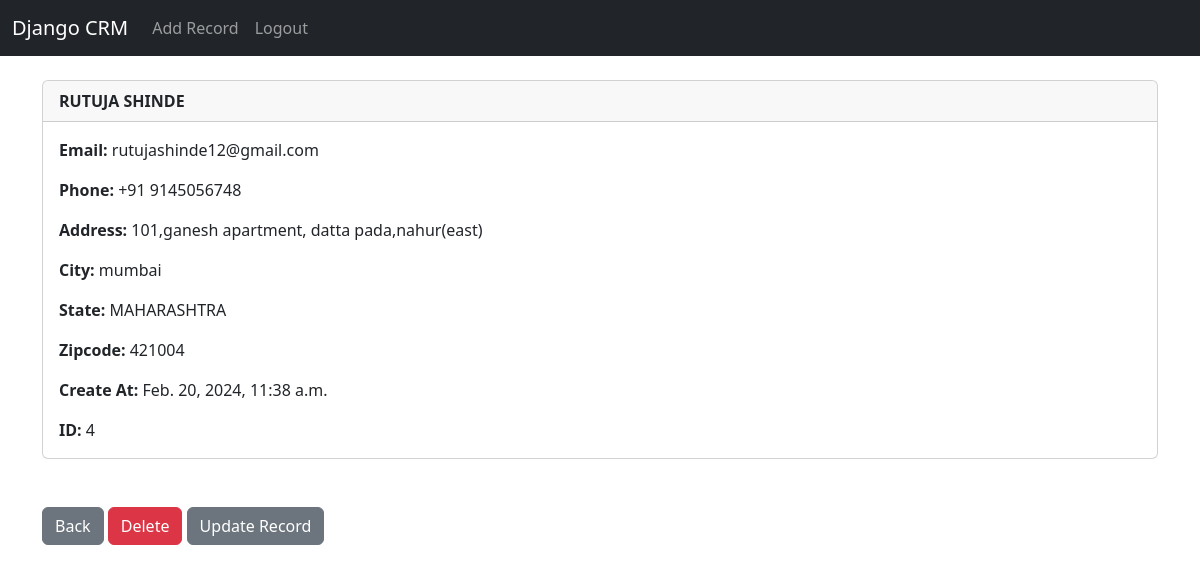
The app's page /record/4 (signed in) with its own data.
### website/models.py (models this page shows, shortened)
class Record(models.Model):
    created_at = models.DateTimeField(auto_now_add=True)
    first_name = models.CharField(max_length=50)
    last_name = models.CharField(max_length=50)
    email = models.CharField(max_length=100)
    phone =  models.CharField(max_length=15)
    address = models.CharField(max_length=100)
    city = models.CharField(max_length=50)
    state =models.CharField(max_length=50)
    zipcode = models.CharField(max_length=20)

### website/views.py (the view)
# urls.py: path('record/<int:pk>',views.customer_record,name='record'),
def customer_record(request,pk):
    if request.user.is_authenticated:
        customer_record = Record.objects.get(id=pk)
        return render(request, 'record.html', {'customer_record': customer_record})
    else:
        messages.success(request, "You Must Be Logged In To View That Page.... ")
        return redirect ('home')

### website/templates/record.html
{% extends 'base.html' %}
{% block content %}
<div class="card">
  <div class="card-header"><strong>
    	{{ customer_record.first_name }}
		{{ customer_record.last_name }}</strong>
  </div>
  <div class="card-body">
<p class="card-text">
<strong>Email: </strong>{{ customer_record.email }}</p>
<p class="card-text">
<strong>Phone: </strong>{{ customer_record.phone }}
</p>
<p class="card-text">
<strong>Address: </strong>{{ customer_record.address }}</p>
<p class="card-text">
<strong>City: </strong>{{ customer_record.city }}</p>
<p class="card-text">
<strong>State: </strong>{{ customer_record.state }}</p>
<p class="card-text">
<strong>Zipcode: </strong>{{ customer_record.zipcode }}</p>
<p class="card-text">
<strong>Create At: </strong>{{ customer_record.created_at }}</p>
<p class="card-text">
<strong>ID: </strong>{{ customer_record.id }}</p>
  </div>
</div>
<br/><br/>
<a href="{% url 'home' %}" class="btn btn-secondary">Back</a>
<a href="{% url 'delete_record' customer_record.id %}" class="btn btn-danger">Delete</a>
<a href="{% url 'update_record' customer_record.id %}" class="btn btn-secondary">Update Record</a>
{% endblock %}

### records on screen
Record: first_name "RUTUJA", last_name "SHINDE", email "rutujashinde12@gmail.com", phone "+91 9145056748", address "101,ganesh apartment, datta pada,nahur(east)", city "mumbai", state "MAHARASHTRA", zipcode "421004", created_at "Feb. 20, 2024, 11:38 a.m.", id "4"
